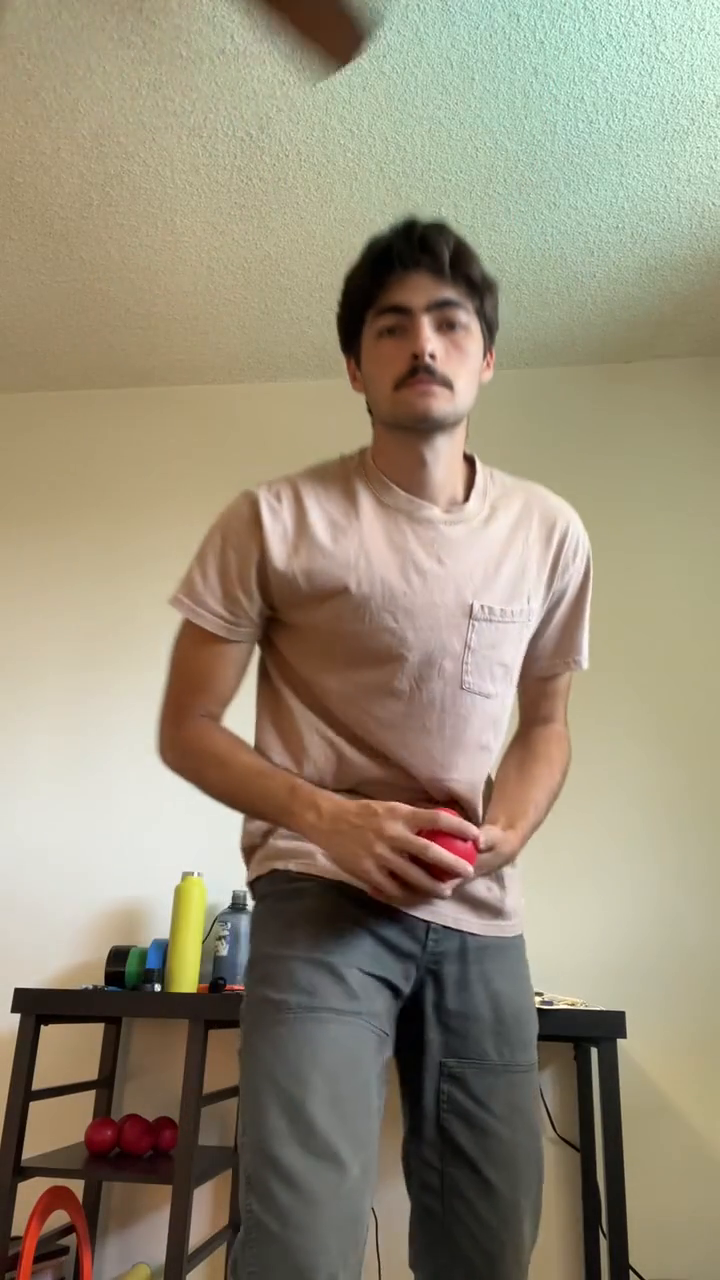
#> input picture frame 32 of test.mp4, 720 x 1280 px
$ python color_detector.py
#> lines starting #> are read from the running program, lines starting #| are printed output that depends on the picture; after the words box and inside, x2 and y2 are one past the last pixel; in counts of white or black regions, pixels touching at a corner belong together
import cv2
import numpy as np
from PIL import Image
import argparse

def update_positions(array, values):
    for x in values:
        # determine which ball (row) has the closest position to the given location
        min_index = min_distance_index(array, x)

        #make room for the new position
        array[min_index] = np.roll(array[min_index], 1)

        #update the position of the ball in the array
        array[min_index,0] = x
    return array

#returns the index of the row who's 0-indexed element is the closest to the given location
def min_distance_index(array, location):
    min_dist = np.inf
    min_index = 0
    print(array)
    for i in range(len(array)):
        dist = np.linalg.norm(np.array(array[i, 0]) - np.array(location))
        if dist < min_dist:
            min_dist = dist
            min_index = i
    return min_index


#red masking bounds
lower1=np.array([0, 1750, 100])
upper1=np.array([15,255,255])
lower2=np.array([160, 175, 100])
upper2=np.array([180, 255, 255])

#video feed
cap = cv2.VideoCapture('test.mp4')
kernel = np.ones((3,3), np.uint8)


ball_count = int(input("Number of balls: "))
#> the answer given: 3

#2D array of tuples - 1st dimension is which ball is being tracked - second dimension is the 10 most recent positions of the ball
# data is tuples containinng the xy coordinates of the middle of the bounding box of that ball at that time
ball_positions_ot = np.empty((ball_count, 10), dtype=tuple)
for i in range(ball_count):
    for j in range(10):
        ball_positions_ot[i, j] = ()

while True:
    ret, frame = cap.read()
#> frame is the input picture: shape (1280, 720, 3); mean B, G, R 119.7, 140.8, 150.7

    if not ret:
        break

    #get the dimensions of the frame
    #h, w, c = frame.shape

    #isolate region of interest

    hsvImage = cv2.cvtColor(frame, cv2.COLOR_BGR2HSV)
#> hsvImage: shape (1280, 720, 3); mean H, S, V 29.7, 66.7, 154

    #isolate red pixels
    lower = cv2.inRange(hsvImage, lower1, upper1)
#> lower: shape (1280, 720); every value is 0
    upper = cv2.inRange(hsvImage, lower2, upper2)
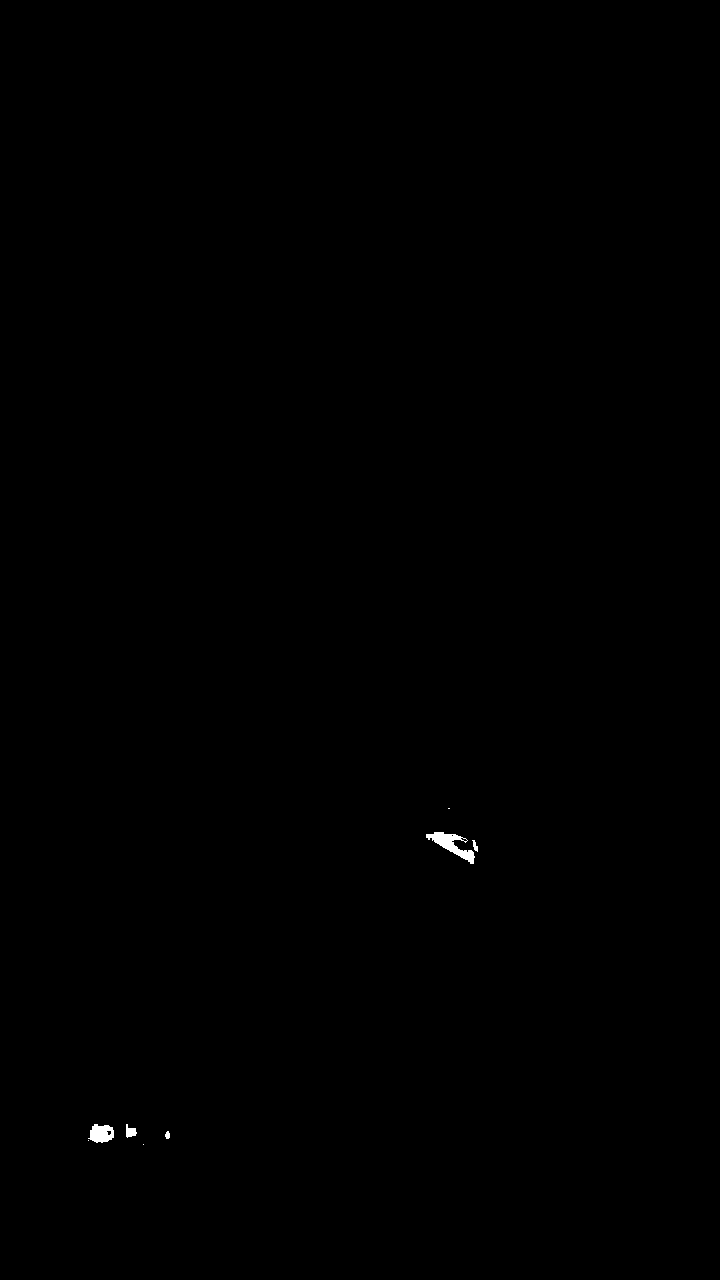
#> upper: shape (1280, 720); 0.12% white; 8 white regions (3 under 20 px), largest, box (x1, y1, x2, y2) and area: (426, 832, 475, 864) 576, (88, 1124, 114, 1143) 355, (126, 1124, 137, 1138) 97, (472, 840, 478, 852) 38, (165, 1131, 170, 1139) 31
    fullMask = lower + upper

    #remove noise
    eroded = cv2.erode(fullMask, kernel, iterations=1)
#> eroded: shape (1280, 720); 0.07% white; 6 white regions (3 under 20 px), largest, box (x1, y1, x2, y2) and area: (427, 833, 473, 863) 369, (91, 1125, 113, 1141) 247, (127, 1129, 135, 1136) 52
    dilated = cv2.dilate(eroded, kernel, iterations=1)
#> dilated: shape (1280, 720); 0.11% white; 5 white regions

    #code below creates a bounding box around all balls in an image
    #convert Matlike to Image
    #mask_ = Image.fromarray(dilated)
    #bbox = mask_.getbbox()

    contours, _ = cv2.findContours(dilated, cv2.RETR_TREE, cv2.CHAIN_APPROX_SIMPLE)
#> contours = 6 contours, 1 with area under 20; largest, box (x1, y1, x2, y2) and area: (426, 832, 474, 864) 481, (90, 1124, 114, 1142) 325, (126, 1128, 136, 1137) 68, (473, 842, 478, 851) 20, (165, 1132, 170, 1139) 20

    #store the ball positions for this frame
    cur_ball_positions = np.zeros(ball_count, dtype=tuple)
    curBall = 0

    for cnt in contours:
        area = cv2.contourArea(cnt)
        print(area)
        if area > 20:
            x, y, w, h = cv2.boundingRect(cnt)
            cur_ball_positions[curBall] = (x + w // 2, y + h // 2)
            cv2.rectangle(frame, (x,y), (x+w, y+h), (0, 255, 0), 3)
            curBall += 1
            if curBall == ball_count: break
#> this loop made 5 passes
#> (area, x, y, w, h) on passes 2, 3, 5: (68.5, 126, 1128, 10, 9), (325, 90, 1124, 24, 18), (20.5, 473, 842, 5, 9)
#> area on pass 1: 20
#| 20.0
#| 68.5
#| 325.0
#| 18.0
#| 20.5
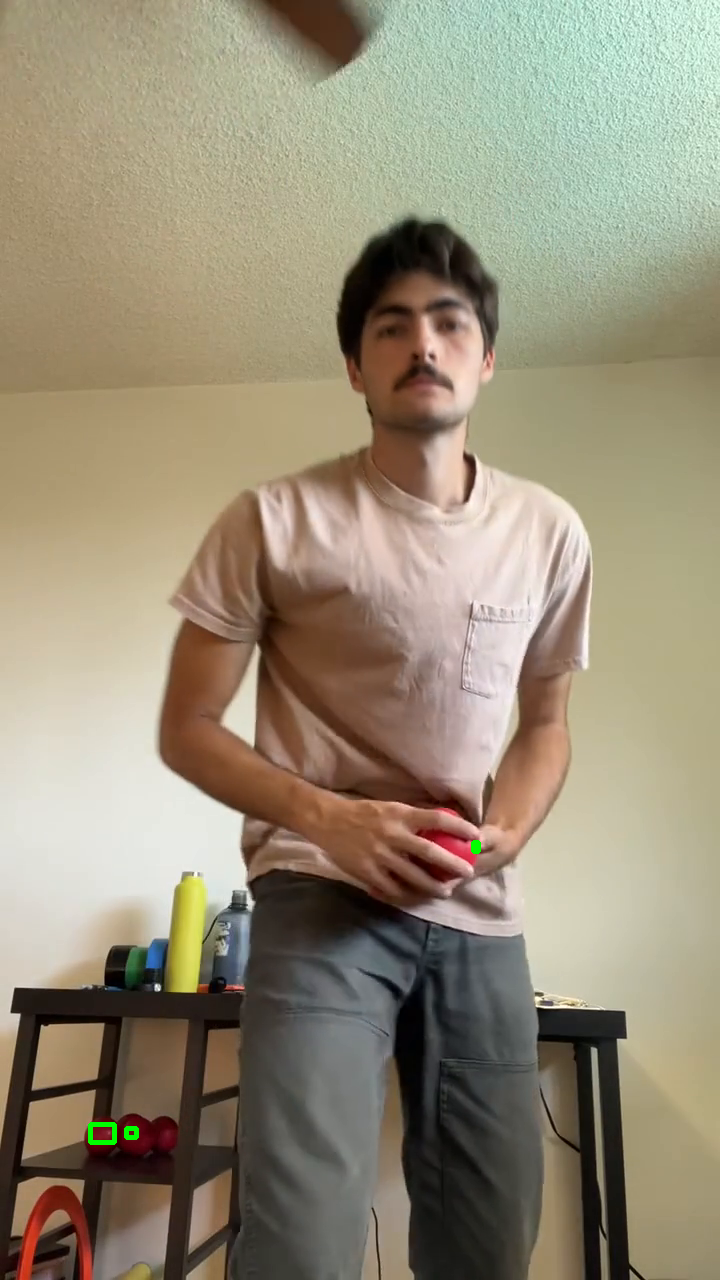
#> frame: shape (1280, 720, 3); 0.08% of pixels changed, all inside (x1, y1, x2, y2) = (88, 840, 481, 1145)
#> after the loop, curBall = 3
#> the loop in update_positions, `for x in values:` made 1 pass
#> (x, min_index) on pass 1: ((131, 1132), 0)

#> (the run stopped early here; a loop or call above may not have finished)

$ run again, starting later in the video
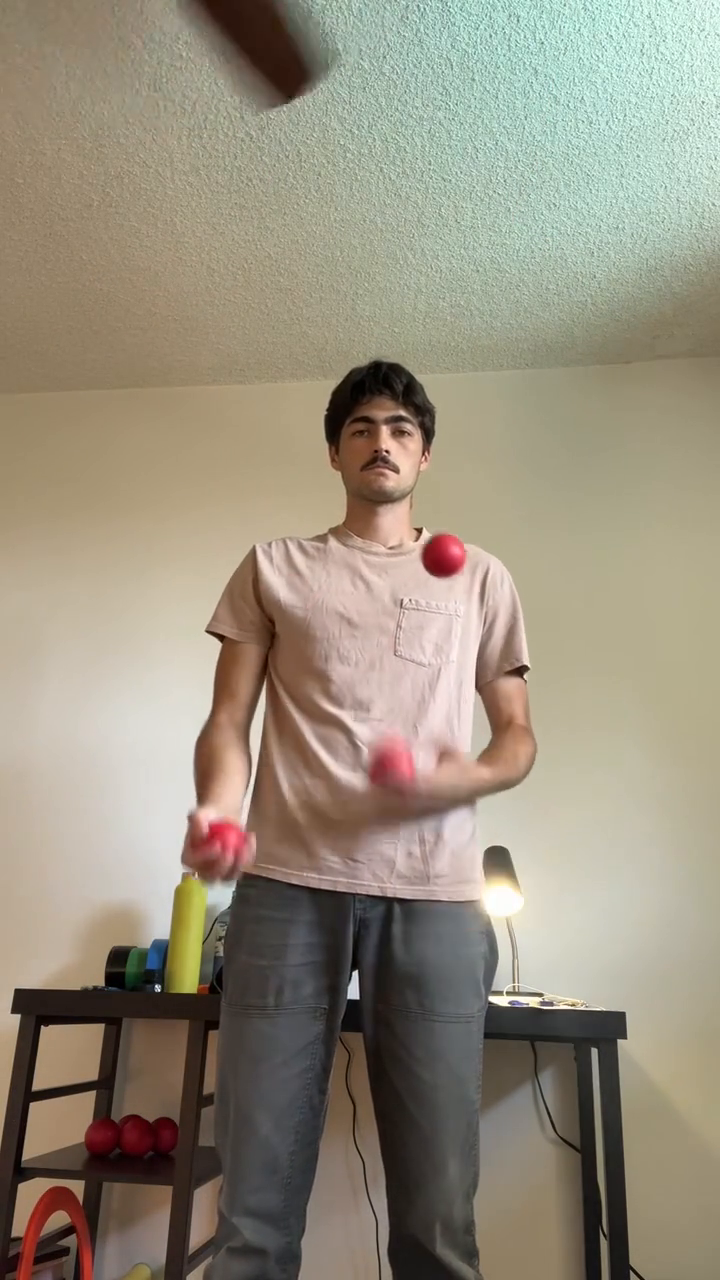
#> input picture frame 147 of test.mp4, 720 x 1280 px
#> frame is the input picture: shape (1280, 720, 3); mean B, G, R 125.7, 143, 151.6
#> hsvImage: shape (1280, 720, 3); mean H, S, V 30.4, 55.8, 154.9
#> lower: shape (1280, 720); every value is 0
#> upper: shape (1280, 720); 0.14% white; 9 white regions (5 under 20 px), largest, box (x1, y1, x2, y2) and area: (425, 536, 460, 574) 817, (206, 825, 229, 844) 260, (90, 1128, 106, 1142) 151, (126, 1130, 136, 1140) 72
#> eroded: shape (1280, 720); 0.11% white; 4 white regions, box (x1, y1, x2, y2) and area: (427, 538, 459, 573) 672, (209, 826, 227, 841) 178, (91, 1131, 104, 1141) 92, (127, 1133, 135, 1139) 33
#> dilated: shape (1280, 720); 0.14% white; 4 white regions
#> contours = 4 contours; box (x1, y1, x2, y2) and area: (426, 537, 460, 574) 754, (208, 825, 228, 842) 218, (90, 1130, 105, 1142) 124, (126, 1132, 136, 1140) 51
#> the loop `for cnt in contours:` made 3 passes
#> (area, x, y, w, h) on passes 1 to 3: (51, 126, 1132, 10, 8), (123.5, 90, 1130, 15, 12), (218, 208, 825, 20, 17)
#> (printed output is left out)
#> after the loop `for cnt in contours:`:
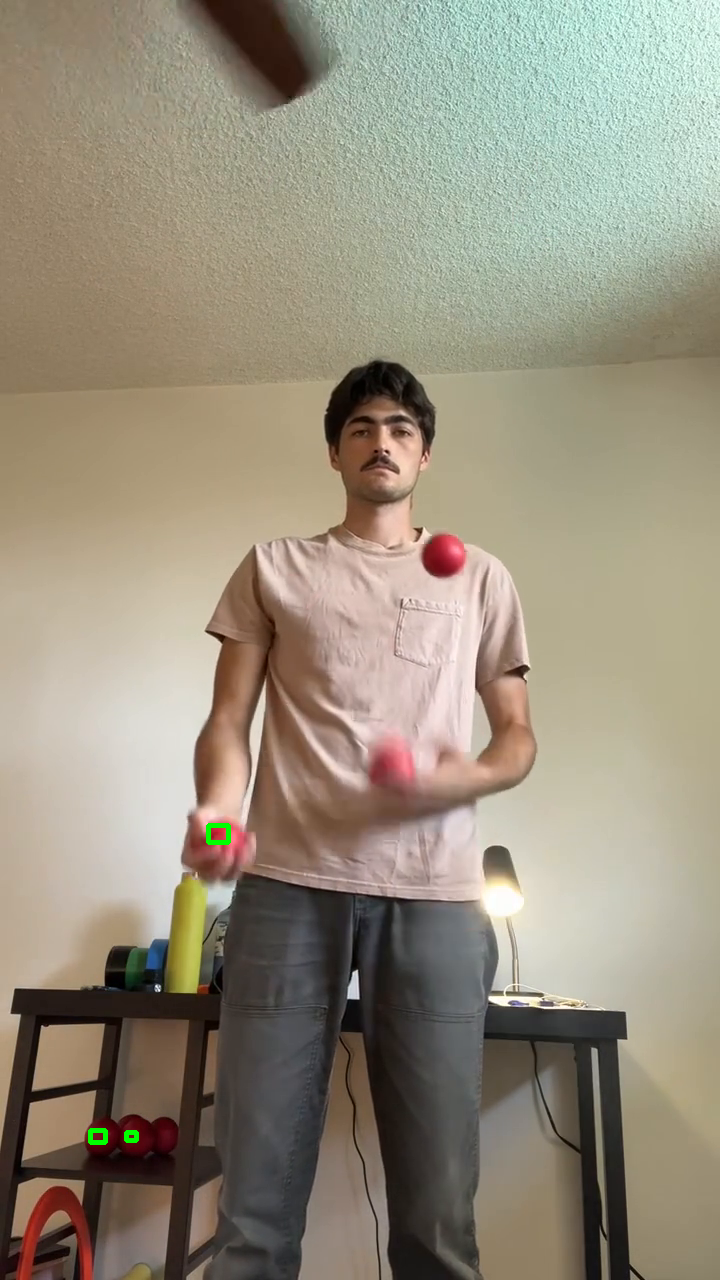
#> frame: shape (1280, 720, 3); 0.09% of pixels changed, all inside (x1, y1, x2, y2) = (88, 823, 231, 1145)
#> after the loop `for cnt in contours:`: curBall = 3
#> the loop in update_positions, `for x in values:` made 1 pass
#> (x, min_index) on pass 1: ((131, 1136), 0)
#> (printed output is left out)

$ run again, starting later in the video
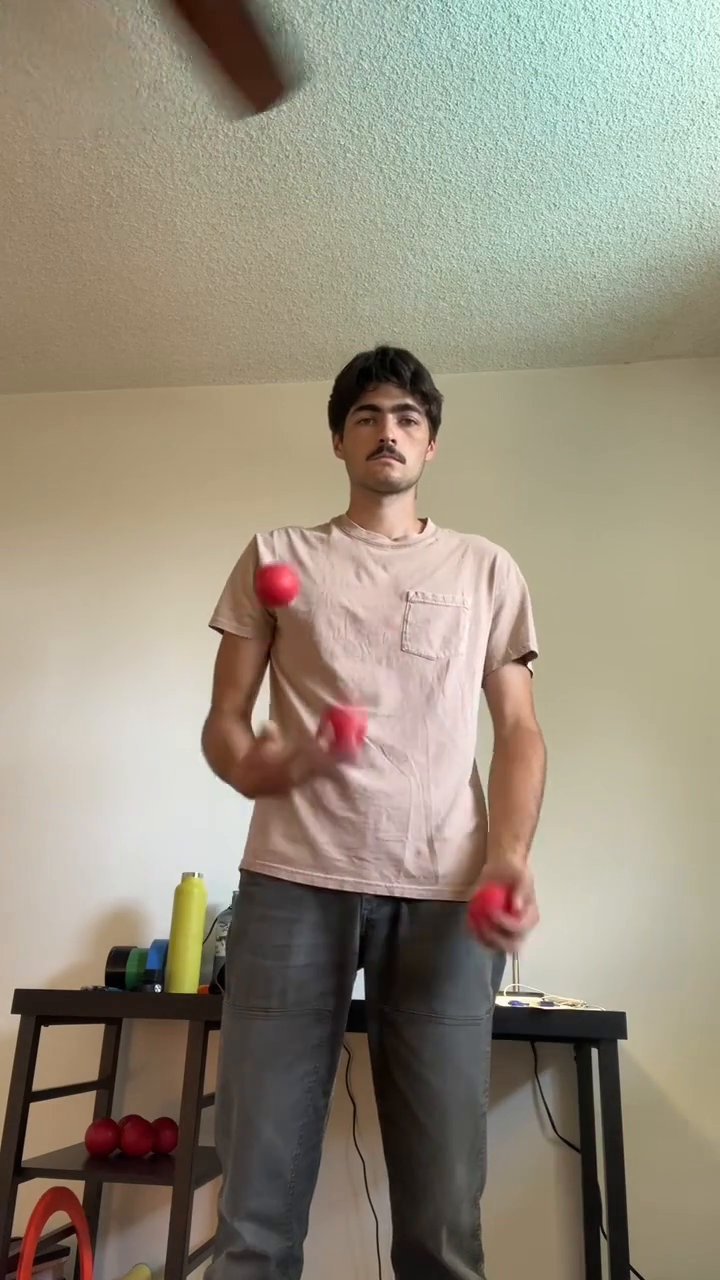
#> input picture frame 262 of test.mp4, 720 x 1280 px
#> frame is the input picture: shape (1280, 720, 3); mean B, G, R 124.9, 141.8, 150.6
#> hsvImage: shape (1280, 720, 3); mean H, S, V 30.6, 57.3, 154
#> lower: shape (1280, 720); every value is 0
#> `upper = cv2.inRange(hsvImage, lower2, upper2)`:
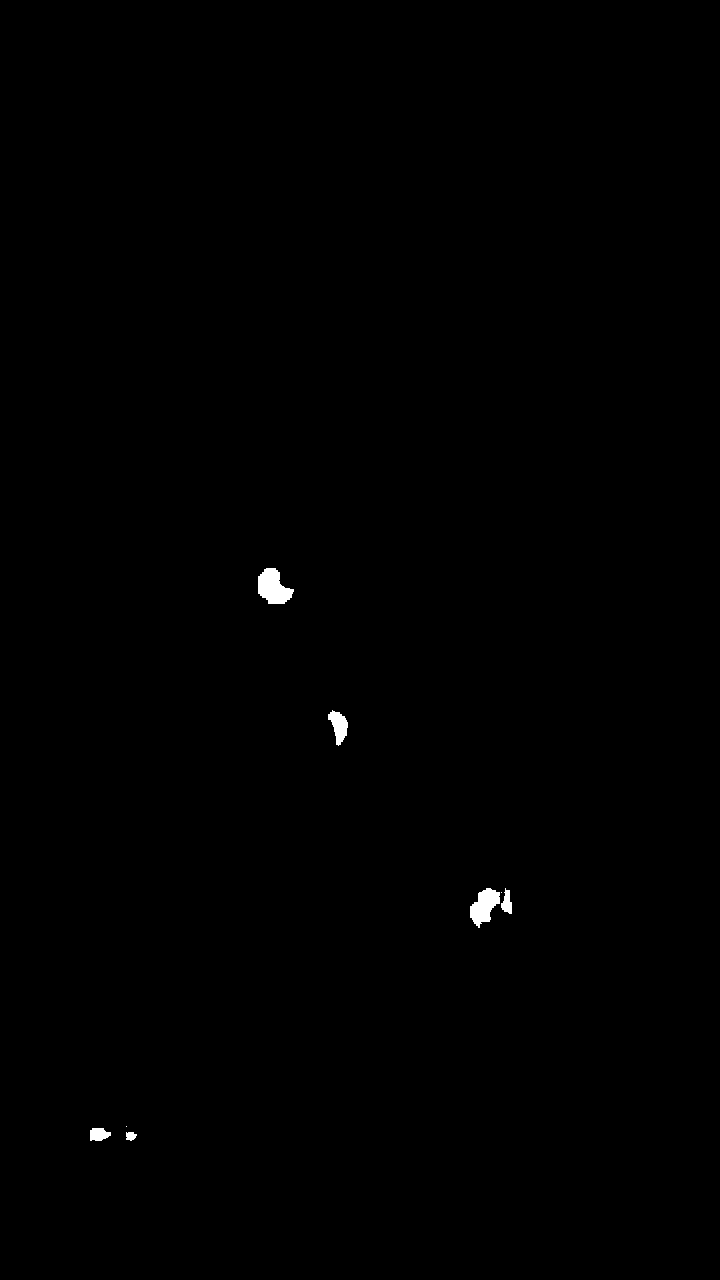
#> upper: shape (1280, 720); 0.27% white; 8 white regions (2 under 20 px), largest, box (x1, y1, x2, y2) and area: (258, 568, 294, 604) 855, (470, 888, 500, 928) 710, (328, 710, 348, 746) 410, (90, 1128, 111, 1141) 214, (501, 888, 512, 914) 177, (126, 1132, 137, 1141) 75
#> eroded: shape (1280, 720); 0.2% white; 6 white regions, box (x1, y1, x2, y2) and area: (259, 569, 293, 603) 713, (471, 889, 499, 925) 569, (329, 712, 347, 744) 304, (91, 1129, 110, 1140) 148, (502, 891, 511, 913) 108, (127, 1133, 135, 1139) 36
#> dilated: shape (1280, 720); 0.26% white; 6 white regions
#> contours = 6 contours; box (x1, y1, x2, y2) and area: (258, 568, 294, 604) 794, (470, 888, 500, 926) 648, (328, 711, 348, 745) 364, (90, 1128, 111, 1141) 184, (501, 890, 512, 914) 144, (126, 1132, 136, 1140) 54
#> the loop `for cnt in contours:` made 3 passes
#> (area, x, y, w, h) on passes 1 to 3: (53.5, 126, 1132, 10, 8), (184, 90, 1128, 21, 13), (144, 501, 890, 11, 24)
#> (printed output is left out)
#> after the loop `for cnt in contours:`:
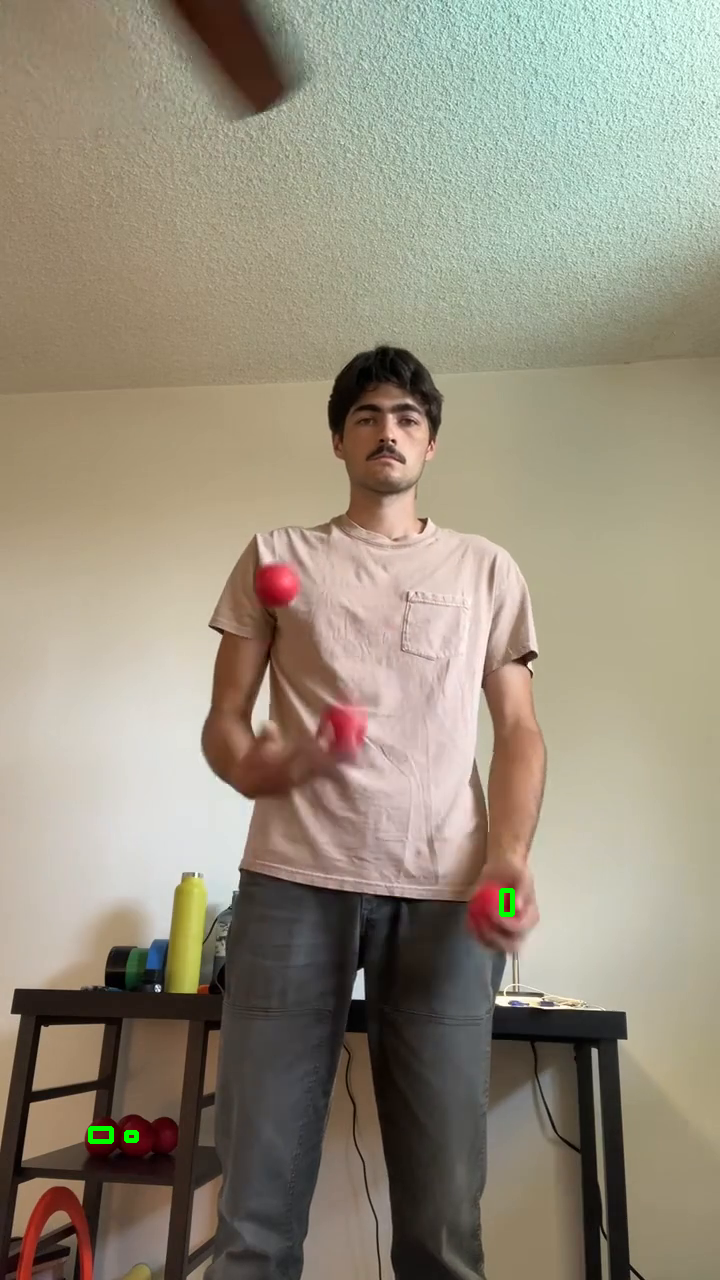
#> frame: shape (1280, 720, 3); 0.09% of pixels changed, all inside (x1, y1, x2, y2) = (88, 888, 515, 1144)
#> after the loop `for cnt in contours:`: curBall = 3
#> the loop in update_positions, `for x in values:` made 1 pass
#> (x, min_index) on pass 1: ((131, 1136), 0)
#> (printed output is left out)
